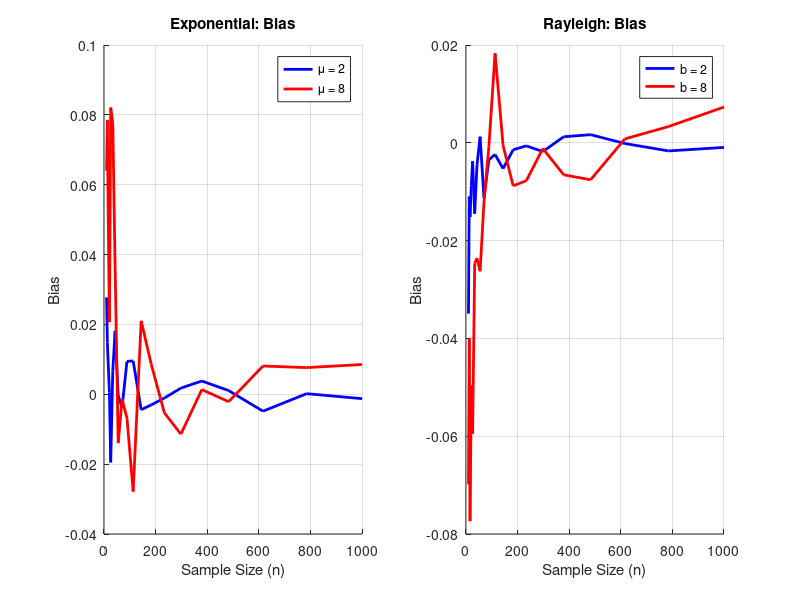
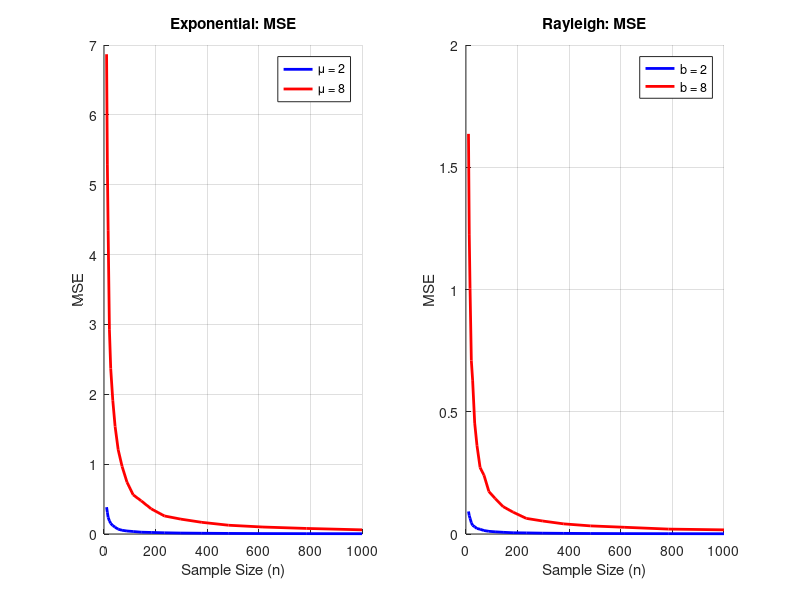
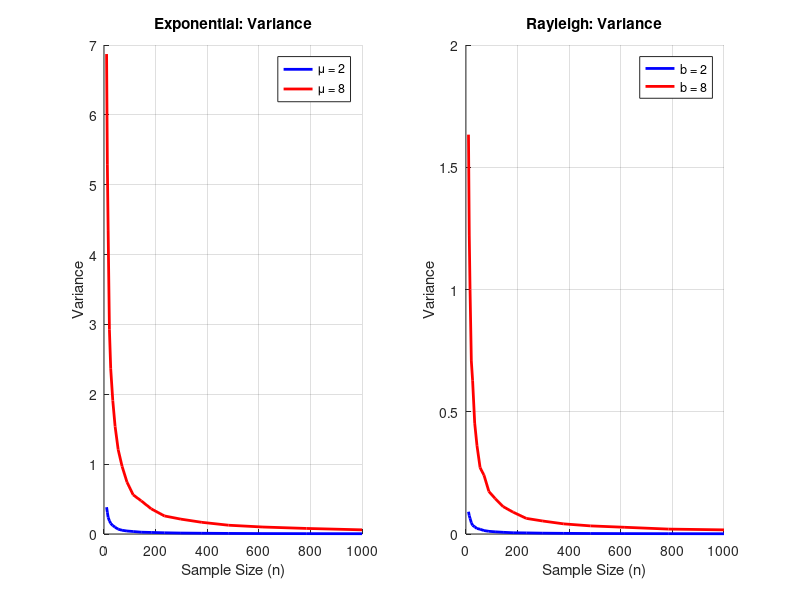

The MATLAB source for these figures, in order: (Note: this script raises an error after producing the figures.)

% SPDX-License-Identifier: GNU AGPL-3.0-or-later
% Copyright (C) 2025 Kenneth Chan <kenc0728@gmail.com>
% Kenneth Chan
clc;
clear;
close all;
rng(388);

%% Question 1
% N is the iterations, N_vals is the sample size 
N = 1000;
spacing = 20; % This is just the spacing for the logspace
N_vals = round(logspace(1, 3, spacing)); % Taking 20 (whole numbers due to rounding) of values between 10^1 and 10^3, more points taken at beginning 
param_vals = [2, 8]; % Parameter values

% Arrays to store the final results for plotting
mse_exp = zeros(length(param_vals), length(N_vals));
bias_exp = zeros(length(param_vals), length(N_vals));
var_exp = zeros(length(param_vals), length(N_vals));

mse_ray = zeros(length(param_vals), length(N_vals));
bias_ray = zeros(length(param_vals), length(N_vals));
var_ray = zeros(length(param_vals), length(N_vals));

% Exponential Distribution Simulation
for p = 1:length(param_vals)
    mu_true = param_vals(p); 
    
    for i = 1:length(N_vals)
        n = N_vals(i); 
        mu_estimates = zeros(1, N); 
        
        for trial = 1:N
            % Used exprnd function
            x = exprnd(mu_true, n, 1); 
            mu_hat = mean(x); % From hand-derivation
            mu_estimates(trial) = mu_hat;
        end
        
        bias_exp(p, i) = mean(mu_estimates) - mu_true;
        var_exp(p, i)  = var(mu_estimates);
        mse_exp(p, i)  = mean((mu_estimates - mu_true).^2); 
    end
end

% Rayleigh Distribution Simulation 
for p = 1:length(param_vals)
    b_true = param_vals(p); 
    
    for i = 1:length(N_vals)
        n = N_vals(i); 
        b_estimates = zeros(1, N);
        
        for trial = 1:N
            % Used raylrnd function, for some reason not rayrnd
            x = raylrnd(b_true, n, 1);
            b_hat = sqrt(sum(x.^2) / (2 * n)); % From hand derivation
            b_estimates(trial) = b_hat;
        end
        
        bias_ray(p, i) = mean(b_estimates) - b_true;
        var_ray(p, i)  = var(b_estimates);
        mse_ray(p, i)  = mean((b_estimates - b_true).^2); 
    end
end

% PLOTTING TIME
% Bias
figure(1);
subplot(1,2,1); hold on; grid on;
plot(N_vals, bias_exp(1,:), 'b-', 'LineWidth', 2);
plot(N_vals, bias_exp(2,:), 'r-', 'LineWidth', 2);
title('Exponential: Bias'); xlabel('Sample Size (n)'); ylabel('Bias');
legend(['\mu = ' num2str(param_vals(1))], ['\mu = ' num2str(param_vals(2))]);

subplot(1,2,2); hold on; grid on;
plot(N_vals, bias_ray(1,:), 'b-', 'LineWidth', 2);
plot(N_vals, bias_ray(2,:), 'r-', 'LineWidth', 2);
title('Rayleigh: Bias'); xlabel('Sample Size (n)'); ylabel('Bias');
legend(['b = ' num2str(param_vals(1))], ['b = ' num2str(param_vals(2))]);

% MSE
figure(2);
subplot(1,2,1); hold on; grid on;
plot(N_vals, mse_exp(1,:), 'b-', 'LineWidth', 2);
plot(N_vals, mse_exp(2,:), 'r-', 'LineWidth', 2);
title('Exponential: MSE'); xlabel('Sample Size (n)'); ylabel('MSE');
legend(['\mu = ' num2str(param_vals(1))], ['\mu = ' num2str(param_vals(2))]);

subplot(1,2,2); hold on; grid on;
plot(N_vals, mse_ray(1,:), 'b-', 'LineWidth', 2);
plot(N_vals, mse_ray(2,:), 'r-', 'LineWidth', 2);
title('Rayleigh: MSE'); xlabel('Sample Size (n)'); ylabel('MSE');
legend(['b = ' num2str(param_vals(1))], ['b = ' num2str(param_vals(2))]);

% Variance
figure(3);
subplot(1,2,1); hold on; grid on;
plot(N_vals, var_exp(1,:), 'b-', 'LineWidth', 2);
plot(N_vals, var_exp(2,:), 'r-', 'LineWidth', 2);
title('Exponential: Variance'); xlabel('Sample Size (n)'); ylabel('Variance');
legend(['\mu = ' num2str(param_vals(1))], ['\mu = ' num2str(param_vals(2))]);

subplot(1,2,2); hold on; grid on;
plot(N_vals, var_ray(1,:), 'b-', 'LineWidth', 2);
plot(N_vals, var_ray(2,:), 'r-', 'LineWidth', 2);
title('Rayleigh: Variance'); xlabel('Sample Size (n)'); ylabel('Variance');
legend(['b = ' num2str(param_vals(1))], ['b = ' num2str(param_vals(2))]);

% Answers to questions: 
% As the sample size increases, the MSE, bias, and variance of both exponential and Rayleigh distributions 
% approach zero. This means that as we observe more, our guess will be closer to the true parameter. 

% The plots show that the estimators have higher MSE and Variance when the true underlying 
% parameter is larger (mu = 5 has a higher MSE and variance compared to mu = 2)  
% The curves for the larger parameters are higher on the graphs. The variance for exponential and Rayleigh 
% distribution is mu^2 and proportional to b^2, respectively. This means
% that a higher mu and b will have higher variance and therefore, "worse
% performance."

%% Question 2
disp('Question 2 RESULTS');
load('data.mat'); 

% Ensure 'data' is a column vector just in case
data = data(:); 
n_data = length(data);

% Compute the Max-Likelihood Estimates
mu_hat_data = mean(data);
b_hat_data = sqrt(sum(data.^2) / (2 * n_data));

fprintf('Estimated Exponential Parameter (mu_hat): %.4f\n', mu_hat_data);
fprintf('Estimated Rayleigh Parameter (b_hat): %.4f\n', b_hat_data);

% 3. Numerical Justification: Compute Log-Likelihoods
% We plug the data and our estimates back into the log-likelihood equations 
% we derived in Part 1. The higher value wins.

% Exponential Log-Likelihood
ll_exp = -n_data * log(mu_hat_data) - (1/mu_hat_data) * sum(data);

% Rayleigh Log-Likelihood
ll_ray = sum(log(data)) - 2 * n_data * log(b_hat_data) - sum(data.^2) / (2 * b_hat_data^2);

fprintf('Log-Likelihood (Exponential): %.4f\n', ll_exp);
fprintf('Log-Likelihood (Rayleigh): %.4f\n', ll_ray);

if ll_exp > ll_ray
    disp('Numerical Conclusion: The data likely comes from an EXPONENTIAL distribution.');
else
    disp('Numerical Conclusion: The data likely comes from a RAYLEIGH distribution.');
end

figure(4);
hold on; grid on;
histogram(data, 'Normalization', 'pdf', 'FaceColor', [0.7 0.7 0.7], 'EdgeColor', 'w');

x_vals = linspace(0, max(data)*1.1, 1000);

% Calculate the theoretical PDFs using our estimated parameters
pdf_exp = (1/mu_hat_data) * exp(-x_vals / mu_hat_data);
pdf_ray = (x_vals ./ b_hat_data^2) .* exp(-x_vals.^2 / (2 * b_hat_data^2));

% Plot the PDFs over the histogram
plot(x_vals, pdf_exp, 'r-', 'LineWidth', 2.5);
plot(x_vals, pdf_ray, 'b-', 'LineWidth', 2.5);
title('Distribution Fit Comparison');
xlabel('Data Value');
ylabel('Probability Density');
legend('Mystery Data', 'Fitted Exponential', 'Fitted Rayleigh', 'Location', 'best');

% Question 2:

% Graph Justification:
% The data was clearly drawn from a Rayleigh distribution.
% Based on figure 4, the histogram best fits the blue curve, which is the fitted Rayleigh PDF 

% Numerical Justification:
% Based on the Maximum Likelihood calculations, the log-likelihood for the 
% Rayleigh distribution is 1365.52 which is significantly higher than the log-likelihood for the Exponential 
% distribution, which is 1053.4625, and a higher log-likelihood indicates a
% higher probability of producing the data in data.mat
